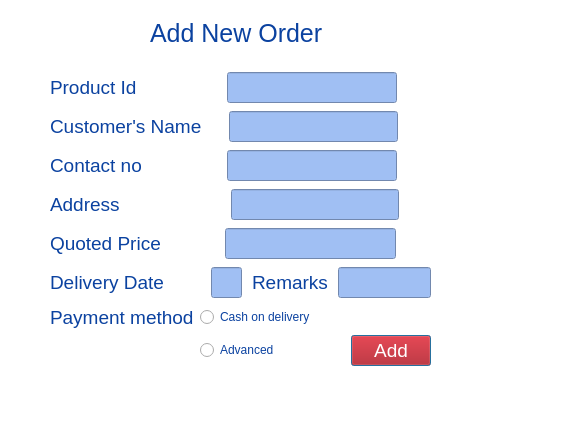
<?xml version="1.0" encoding="UTF-8"?>
<ui version="4.0">
 <class>NewOrder</class>
 <widget class="QDialog" name="NewOrder">
  <property name="geometry">
   <rect>
    <x>0</x>
    <y>0</y>
    <width>579</width>
    <height>433</height>
   </rect>
  </property>
  <property name="font">
   <font>
    <pointsize>14</pointsize>
   </font>
  </property>
  <property name="windowTitle">
   <string>Dialog</string>
  </property>
  <property name="styleSheet">
   <string notr="true">background-color: rgb(255, 255, 255);</string>
  </property>
  <widget class="QLabel" name="label_10">
   <property name="geometry">
    <rect>
     <x>150</x>
     <y>20</y>
     <width>311</width>
     <height>26</height>
    </rect>
   </property>
   <property name="font">
    <font>
     <family>Segoe UI</family>
     <pointsize>19</pointsize>
     <italic>false</italic>
     <bold>false</bold>
    </font>
   </property>
   <property name="styleSheet">
    <string notr="true">color: rgb(11, 66, 160);
font: 19pt &quot;Segoe UI&quot;;</string>
   </property>
   <property name="text">
    <string>Add New Order</string>
   </property>
  </widget>
  <widget class="QLabel" name="label">
   <property name="geometry">
    <rect>
     <x>20</x>
     <y>10</y>
     <width>61</width>
     <height>51</height>
    </rect>
   </property>
   <property name="text">
    <string/>
   </property>
   <property name="pixmap">
    <pixmap>C:/Users/Asus/Downloads/Untitled-2.png</pixmap>
   </property>
   <property name="scaledContents">
    <bool>true</bool>
   </property>
  </widget>
  <widget class="QWidget" name="">
   <property name="geometry">
    <rect>
     <x>50</x>
     <y>70</y>
     <width>381</width>
     <height>301</height>
    </rect>
   </property>
   <layout class="QVBoxLayout" name="verticalLayout" stretch="0,0,0,0,0,0,0">
    <item>
     <layout class="QGridLayout" name="gridLayout_2">
      <item row="0" column="0">
       <layout class="QHBoxLayout" name="horizontalLayout" stretch="0,0,0">
        <item>
         <widget class="QLabel" name="label_2">
          <property name="styleSheet">
           <string notr="true">color: rgb(11, 66, 160);
font: 300 9pt &quot;Segoe UI&quot;;
</string>
          </property>
          <property name="text">
           <string>Product Id                </string>
          </property>
         </widget>
        </item>
        <item>
         <widget class="QLineEdit" name="lineEdit">
          <property name="styleSheet">
           <string notr="true">background-color: rgb(160,191,243);</string>
          </property>
         </widget>
        </item>
        <item>
         <spacer name="horizontalSpacer_2">
          <property name="orientation">
           <enum>Qt::Horizontal</enum>
          </property>
          <property name="sizeHint" stdset="0">
           <size>
            <width>40</width>
            <height>20</height>
           </size>
          </property>
         </spacer>
        </item>
       </layout>
      </item>
     </layout>
    </item>
    <item>
     <layout class="QGridLayout" name="gridLayout_4">
      <item row="0" column="0">
       <layout class="QHBoxLayout" name="horizontalLayout_2">
        <item>
         <widget class="QLabel" name="label_3">
          <property name="styleSheet">
           <string notr="true">color: rgb(11, 66, 160);
font: 300 9pt &quot;Segoe UI&quot;;

</string>
          </property>
          <property name="text">
           <string>Customer's Name    </string>
          </property>
         </widget>
        </item>
        <item>
         <widget class="QLineEdit" name="lineEdit_2">
          <property name="styleSheet">
           <string notr="true">background-color: rgb(160,191,243);</string>
          </property>
         </widget>
        </item>
        <item>
         <spacer name="horizontalSpacer_4">
          <property name="orientation">
           <enum>Qt::Horizontal</enum>
          </property>
          <property name="sizeHint" stdset="0">
           <size>
            <width>40</width>
            <height>20</height>
           </size>
          </property>
         </spacer>
        </item>
       </layout>
      </item>
     </layout>
    </item>
    <item>
     <layout class="QGridLayout" name="gridLayout_5">
      <item row="0" column="0">
       <layout class="QHBoxLayout" name="horizontalLayout_3">
        <item>
         <widget class="QLabel" name="label_4">
          <property name="styleSheet">
           <string notr="true">color: rgb(11, 66, 160);
font: 300 9pt &quot;Segoe UI&quot;;</string>
          </property>
          <property name="text">
           <string>Contact no               </string>
          </property>
         </widget>
        </item>
        <item>
         <widget class="QLineEdit" name="lineEdit_3">
          <property name="styleSheet">
           <string notr="true">background-color: rgb(160,191,243);</string>
          </property>
          <property name="inputMethodHints">
           <set>Qt::ImhFormattedNumbersOnly</set>
          </property>
         </widget>
        </item>
        <item>
         <spacer name="horizontalSpacer_6">
          <property name="orientation">
           <enum>Qt::Horizontal</enum>
          </property>
          <property name="sizeHint" stdset="0">
           <size>
            <width>40</width>
            <height>20</height>
           </size>
          </property>
         </spacer>
        </item>
       </layout>
      </item>
     </layout>
    </item>
    <item>
     <layout class="QGridLayout" name="gridLayout_6">
      <item row="0" column="0">
       <layout class="QHBoxLayout" name="horizontalLayout_4">
        <property name="spacing">
         <number>0</number>
        </property>
        <item>
         <widget class="QLabel" name="label_5">
          <property name="styleSheet">
           <string notr="true">color: rgb(11, 66, 160);
font: 300 9pt &quot;Segoe UI&quot;;</string>
          </property>
          <property name="text">
           <string>Address                     </string>
          </property>
         </widget>
        </item>
        <item>
         <widget class="QLineEdit" name="lineEdit_4">
          <property name="styleSheet">
           <string notr="true">background-color: rgb(160,191,243);</string>
          </property>
         </widget>
        </item>
        <item>
         <spacer name="horizontalSpacer_8">
          <property name="orientation">
           <enum>Qt::Horizontal</enum>
          </property>
          <property name="sizeHint" stdset="0">
           <size>
            <width>40</width>
            <height>20</height>
           </size>
          </property>
         </spacer>
        </item>
       </layout>
      </item>
     </layout>
    </item>
    <item>
     <layout class="QGridLayout" name="gridLayout_7">
      <item row="0" column="0">
       <layout class="QHBoxLayout" name="horizontalLayout_5">
        <item>
         <widget class="QLabel" name="label_6">
          <property name="styleSheet">
           <string notr="true">color: rgb(11, 66, 160);
font: 300 9pt &quot;Segoe UI&quot;;</string>
          </property>
          <property name="text">
           <string>Quoted Price           </string>
          </property>
         </widget>
        </item>
        <item>
         <widget class="QLineEdit" name="lineEdit_5">
          <property name="styleSheet">
           <string notr="true">background-color: rgb(160,191,243);;</string>
          </property>
         </widget>
        </item>
        <item>
         <spacer name="horizontalSpacer_10">
          <property name="orientation">
           <enum>Qt::Horizontal</enum>
          </property>
          <property name="sizeHint" stdset="0">
           <size>
            <width>40</width>
            <height>20</height>
           </size>
          </property>
         </spacer>
        </item>
       </layout>
      </item>
     </layout>
    </item>
    <item>
     <layout class="QGridLayout" name="gridLayout_3">
      <item row="0" column="0">
       <layout class="QHBoxLayout" name="horizontalLayout_6" stretch="0,39,10,4,0">
        <property name="spacing">
         <number>10</number>
        </property>
        <item>
         <widget class="QLabel" name="label_8">
          <property name="styleSheet">
           <string notr="true">color: rgb(11, 66, 160);
font: 300 9pt &quot;Segoe UI&quot;;</string>
          </property>
          <property name="text">
           <string>Delivery Date       </string>
          </property>
         </widget>
        </item>
        <item>
         <widget class="QLineEdit" name="lineEdit_7">
          <property name="styleSheet">
           <string notr="true">background-color: rgb(160,191,243);</string>
          </property>
         </widget>
        </item>
        <item>
         <spacer name="horizontalSpacer">
          <property name="orientation">
           <enum>Qt::Horizontal</enum>
          </property>
          <property name="sizeHint" stdset="0">
           <size>
            <width>40</width>
            <height>20</height>
           </size>
          </property>
         </spacer>
        </item>
        <item>
         <widget class="QLabel" name="label_7">
          <property name="styleSheet">
           <string notr="true">color: rgb(11, 66, 160);
font: 300 9pt &quot;Segoe UI&quot;;
</string>
          </property>
          <property name="text">
           <string>Remarks</string>
          </property>
         </widget>
        </item>
        <item>
         <widget class="QLineEdit" name="lineEdit_6">
          <property name="styleSheet">
           <string notr="true">background-color: rgb(160,191,243);</string>
          </property>
         </widget>
        </item>
       </layout>
      </item>
     </layout>
    </item>
    <item>
     <layout class="QGridLayout" name="gridLayout" columnstretch="0,10,0,0">
      <item row="0" column="3">
       <spacer name="horizontalSpacer_15">
        <property name="orientation">
         <enum>Qt::Horizontal</enum>
        </property>
        <property name="sizeHint" stdset="0">
         <size>
          <width>40</width>
          <height>20</height>
         </size>
        </property>
       </spacer>
      </item>
      <item row="0" column="0">
       <widget class="QLabel" name="label_9">
        <property name="styleSheet">
         <string notr="true">color: rgb(11, 66, 160);
font: 300 9pt &quot;Segoe UI&quot;;</string>
        </property>
        <property name="text">
         <string>Payment method</string>
        </property>
       </widget>
      </item>
      <item row="0" column="2">
       <spacer name="horizontalSpacer_14">
        <property name="orientation">
         <enum>Qt::Horizontal</enum>
        </property>
        <property name="sizeHint" stdset="0">
         <size>
          <width>40</width>
          <height>20</height>
         </size>
        </property>
       </spacer>
      </item>
      <item row="1" column="3">
       <widget class="QPushButton" name="pushButton">
        <property name="cursor">
         <cursorShape>PointingHandCursor</cursorShape>
        </property>
        <property name="styleSheet">
         <string notr="true">color: rgb(255, 255, 255);
background-color: rgb(177, 0, 3);
;
font: 900 9pt &quot;Segoe UI Black&quot;;</string>
        </property>
        <property name="text">
         <string>Add</string>
        </property>
       </widget>
      </item>
      <item row="0" column="1">
       <widget class="QRadioButton" name="radioButton">
        <property name="font">
         <font>
          <family>Segoe UI</family>
          <pointsize>9</pointsize>
          <italic>false</italic>
          <bold>false</bold>
         </font>
        </property>
        <property name="styleSheet">
         <string notr="true">color: rgb(11, 66, 160);
font: 300 9pt &quot;Segoe UI&quot;;</string>
        </property>
        <property name="text">
         <string>Cash on delivery</string>
        </property>
       </widget>
      </item>
      <item row="1" column="1">
       <widget class="QRadioButton" name="radioButton_2">
        <property name="font">
         <font>
          <family>Segoe UI</family>
          <pointsize>9</pointsize>
          <italic>false</italic>
          <bold>false</bold>
         </font>
        </property>
        <property name="styleSheet">
         <string notr="true">color: rgb(11, 66, 160);
font: 300 9pt &quot;Segoe UI&quot;;</string>
        </property>
        <property name="text">
         <string>Advanced</string>
        </property>
       </widget>
      </item>
     </layout>
    </item>
   </layout>
  </widget>
 </widget>
 <tabstops>
  <tabstop>lineEdit</tabstop>
  <tabstop>lineEdit_2</tabstop>
  <tabstop>lineEdit_3</tabstop>
  <tabstop>lineEdit_4</tabstop>
  <tabstop>lineEdit_5</tabstop>
  <tabstop>lineEdit_6</tabstop>
  <tabstop>lineEdit_7</tabstop>
 </tabstops>
 <resources/>
 <connections/>
</ui>
